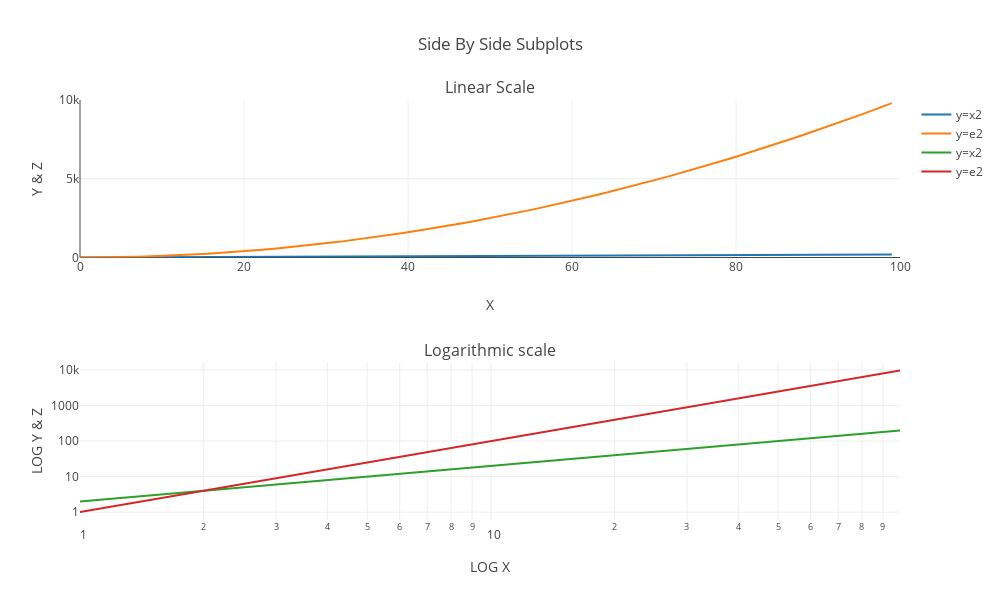

Write notebook code for a chart like this one.
### Markdown cell above
#### Now you will have to plot both $y=x^2$ and $y=e^x$ in the same plot. Create two subplots and use a normal scale in the first one and a logarithmic scale in the second one.
**Hint**: Use `set_xscale` and `set_yscale`.

### Code cell
# your code here
fig = make_subplots(rows=2, cols=1,subplot_titles=("Linear Scale", 'Logarithmic scale'))

fig.add_trace(go.Scatter(x=x_list, y=y_list, name="y=x2"),row=1, col=1)
fig.add_trace(go.Scatter(x=x_list, y=z_list, name="y=e2"),row=1, col=1)

fig.update_xaxes(title_text="X", range=[0, 100],row=1, col=1)
fig.update_yaxes(title_text="Y & Z", range=[0, 10000], row=1, col=1)

fig.add_trace(go.Scatter(x=x_list, y=y_list, name="y=x2"),row=2, col=1)
fig.add_trace(go.Scatter(x=x_list, y=z_list, name="y=e2"),row=2, col=1)

fig.update_xaxes(title_text="LOG X",type="log", row=2, col=1)
fig.update_yaxes(title_text="LOG Y & Z",type="log", row=2, col=1)

fig.update_layout(height=600, width=1000, title_text="Side By Side Subplots")
fig.show()

### Figure 1 — Plotly figure (JSON) as saved in the notebook; plotly's stock layout.template omitted (floating-point values rounded to 4 significant figures)
{"data": [{"name": "y=x2", "type": "scatter", "x": [0, 1, 2, 3, 4, 5, 6, 7, 8, 9, 10, 11, 12, 13, 14, 15, 16, 17, 18, 19, 20, 21, 22, 23, 24, 25, 26, 27, 28, 29, 30, 31, 32, 33, 34, 35, 36, 37, 38, 39, 40, 41, 42, 43, 44, 45, 46, 47, 48, 49, 50, 51, 52, 53, 54, 55, 56, 57, 58, 59, 60, 61, 62, 63, 64, 65, 66, 67, 68, 69, 70, 71, 72, 73, 74, 75, 76, 77, 78, 79, 80, 81, 82, 83, 84, 85, 86, 87, 88, 89, 90, 91, 92, 93, 94, 95, 96, 97, 98, 99], "xaxis": "x", "y": [0, 2, 4, 6, 8, 10, 12, 14, 16, 18, 20, 22, 24, 26, 28, 30, 32, 34, 36, 38, 40, 42, 44, 46, 48, 50, 52, 54, 56, 58, 60, 62, 64, 66, 68, 70, 72, 74, 76, 78, 80, 82, 84, 86, 88, 90, 92, 94, 96, 98, 100, 102, 104, 106, 108, 110, 112, 114, 116, 118, 120, 122, 124, 126, 128, 130, 132, 134, 136, 138, 140, 142, 144, 146, 148, 150, 152, 154, 156, 158, 160, 162, 164, 166, 168, 170, 172, 174, 176, 178, 180, 182, 184, 186, 188, 190, 192, 194, 196, 198], "yaxis": "y"}, {"name": "y=e2", "type": "scatter", "x": [0, 1, 2, 3, 4, 5, 6, 7, 8, 9, 10, 11, 12, 13, 14, 15, 16, 17, 18, 19, 20, 21, 22, 23, 24, 25, 26, 27, 28, 29, 30, 31, 32, 33, 34, 35, 36, 37, 38, 39, 40, 41, 42, 43, 44, 45, 46, 47, 48, 49, 50, 51, 52, 53, 54, 55, 56, 57, 58, 59, 60, 61, 62, 63, 64, 65, 66, 67, 68, 69, 70, 71, 72, 73, 74, 75, 76, 77, 78, 79, 80, 81, 82, 83, 84, 85, 86, 87, 88, 89, 90, 91, 92, 93, 94, 95, 96, 97, 98, 99], "xaxis": "x", "y": [0, 1, 4, 9, 16, 25, 36, 49, 64, 81, 100, 121, 144, 169, 196, 225, 256, 289, 324, 361, 400, 441, 484, 529, 576, 625, 676, 729, 784, 841, 900, 961, 1024, 1089, 1156, 1225, 1296, 1369, 1444, 1521, 1600, 1681, 1764, 1849, 1936, 2025, 2116, 2209, 2304, 2401, 2500, 2601, 2704, 2809, 2916, 3025, 3136, 3249, 3364, 3481, 3600, 3721, 3844, 3969, 4096, 4225, 4356, 4489, 4624, 4761, 4900, 5041, 5184, 5329, 5476, 5625, 5776, 5929, 6084, 6241, 6400, 6561, 6724, 6889, 7056, 7225, 7396, 7569, 7744, 7921, 8100, 8281, 8464, 8649, 8836, 9025, 9216, 9409, 9604, 9801], "yaxis": "y"}, {"name": "y=x2", "type": "scatter", "x": [0, 1, 2, 3, 4, 5, 6, 7, 8, 9, 10, 11, 12, 13, 14, 15, 16, 17, 18, 19, 20, 21, 22, 23, 24, 25, 26, 27, 28, 29, 30, 31, 32, 33, 34, 35, 36, 37, 38, 39, 40, 41, 42, 43, 44, 45, 46, 47, 48, 49, 50, 51, 52, 53, 54, 55, 56, 57, 58, 59, 60, 61, 62, 63, 64, 65, 66, 67, 68, 69, 70, 71, 72, 73, 74, 75, 76, 77, 78, 79, 80, 81, 82, 83, 84, 85, 86, 87, 88, 89, 90, 91, 92, 93, 94, 95, 96, 97, 98, 99], "xaxis": "x2", "y": [0, 2, 4, 6, 8, 10, 12, 14, 16, 18, 20, 22, 24, 26, 28, 30, 32, 34, 36, 38, 40, 42, 44, 46, 48, 50, 52, 54, 56, 58, 60, 62, 64, 66, 68, 70, 72, 74, 76, 78, 80, 82, 84, 86, 88, 90, 92, 94, 96, 98, 100, 102, 104, 106, 108, 110, 112, 114, 116, 118, 120, 122, 124, 126, 128, 130, 132, 134, 136, 138, 140, 142, 144, 146, 148, 150, 152, 154, 156, 158, 160, 162, 164, 166, 168, 170, 172, 174, 176, 178, 180, 182, 184, 186, 188, 190, 192, 194, 196, 198], "yaxis": "y2"}, {"name": "y=e2", "type": "scatter", "x": [0, 1, 2, 3, 4, 5, 6, 7, 8, 9, 10, 11, 12, 13, 14, 15, 16, 17, 18, 19, 20, 21, 22, 23, 24, 25, 26, 27, 28, 29, 30, 31, 32, 33, 34, 35, 36, 37, 38, 39, 40, 41, 42, 43, 44, 45, 46, 47, 48, 49, 50, 51, 52, 53, 54, 55, 56, 57, 58, 59, 60, 61, 62, 63, 64, 65, 66, 67, 68, 69, 70, 71, 72, 73, 74, 75, 76, 77, 78, 79, 80, 81, 82, 83, 84, 85, 86, 87, 88, 89, 90, 91, 92, 93, 94, 95, 96, 97, 98, 99], "xaxis": "x2", "y": [0, 1, 4, 9, 16, 25, 36, 49, 64, 81, 100, 121, 144, 169, 196, 225, 256, 289, 324, 361, 400, 441, 484, 529, 576, 625, 676, 729, 784, 841, 900, 961, 1024, 1089, 1156, 1225, 1296, 1369, 1444, 1521, 1600, 1681, 1764, 1849, 1936, 2025, 2116, 2209, 2304, 2401, 2500, 2601, 2704, 2809, 2916, 3025, 3136, 3249, 3364, 3481, 3600, 3721, 3844, 3969, 4096, 4225, 4356, 4489, 4624, 4761, 4900, 5041, 5184, 5329, 5476, 5625, 5776, 5929, 6084, 6241, 6400, 6561, 6724, 6889, 7056, 7225, 7396, 7569, 7744, 7921, 8100, 8281, 8464, 8649, 8836, 9025, 9216, 9409, 9604, 9801], "yaxis": "y2"}], "layout": {"annotations": [{"font": {"size": 16}, "showarrow": false, "text": "Linear Scale", "x": 0.5, "xanchor": "center", "xref": "paper", "y": 1, "yanchor": "bottom", "yref": "paper"}, {"font": {"size": 16}, "showarrow": false, "text": "Logarithmic scale", "x": 0.5, "xanchor": "center", "xref": "paper", "y": 0.375, "yanchor": "bottom", "yref": "paper"}], "height": 600, "title": {"text": "Side By Side Subplots"}, "width": 1000, "xaxis": {"anchor": "y", "domain": [0, 1], "range": [0, 100], "title": {"text": "X"}, "type": "linear"}, "xaxis2": {"anchor": "y2", "autorange": true, "domain": [0, 1], "range": [0, 1.996], "title": {"text": "LOG X"}, "type": "log"}, "yaxis": {"anchor": "x", "domain": [0.625, 1], "range": [0, 10000], "title": {"text": "Y & Z"}, "type": "linear"}, "yaxis2": {"anchor": "x2", "autorange": true, "domain": [0, 0.375], "range": [-0.2217, 4.213], "title": {"text": "LOG Y & Z"}, "type": "log"}}}
